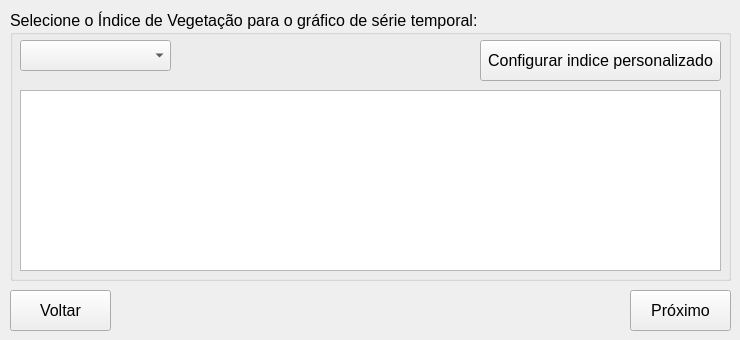
   <widget class="QWidget" name="tab_8">
    <attribute name="title">
     <string>Passo 5</string>
    </attribute>
    <widget class="QGroupBox" name="groupBox_27">
     <property name="geometry">
      <rect>
       <x>10</x>
       <y>10</y>
       <width>721</width>
       <height>271</height>
      </rect>
     </property>
     <property name="font">
      <font>
       <pointsize>12</pointsize>
      </font>
     </property>
     <property name="title">
      <string>Selecione o Índice de Vegetação para o gráfico de série temporal:</string>
     </property>
     <widget class="QComboBox" name="series_indice">
      <property name="geometry">
       <rect>
        <x>10</x>
        <y>30</y>
        <width>151</width>
        <height>31</height>
       </rect>
      </property>
      <property name="font">
       <font>
        <pointsize>12</pointsize>
       </font>
      </property>
     </widget>
     <widget class="QTextBrowser" name="textBrowser_index_explain">
      <property name="geometry">
       <rect>
        <x>10</x>
        <y>80</y>
        <width>701</width>
        <height>181</height>
       </rect>
      </property>
      <property name="font">
       <font>
        <pointsize>12</pointsize>
       </font>
      </property>
     </widget>
     <widget class="QPushButton" name="setup_custom">
      <property name="geometry">
       <rect>
        <x>470</x>
        <y>30</y>
        <width>241</width>
        <height>41</height>
       </rect>
      </property>
      <property name="font">
       <font>
        <pointsize>12</pointsize>
       </font>
      </property>
      <property name="text">
       <string>Configurar indice personalizado</string>
      </property>
     </widget>
    </widget>
    <widget class="QPushButton" name="QPushButton_next_5">
     <property name="geometry">
      <rect>
       <x>630</x>
       <y>290</y>
       <width>101</width>
       <height>41</height>
      </rect>
     </property>
     <property name="font">
      <font>
       <pointsize>12</pointsize>
      </font>
     </property>
     <property name="text">
      <string>Próximo</string>
     </property>
     <property name="icon">
      <iconset>
       <normaloff>../medias/icons8-forward-button-50.png</normaloff>../medias/icons8-forward-button-50.png</iconset>
     </property>
    </widget>
    <widget class="QPushButton" name="QPushButton_back_5">
     <property name="enabled">
      <bool>true</bool>
     </property>
     <property name="geometry">
      <rect>
       <x>10</x>
       <y>290</y>
       <width>101</width>
       <height>41</height>
      </rect>
     </property>
     <property name="font">
      <font>
       <pointsize>12</pointsize>
      </font>
     </property>
     <property name="text">
      <string>Voltar</string>
     </property>
     <property name="icon">
      <iconset>
       <normaloff>../medias/icons8-back-button-50.png</normaloff>../medias/icons8-back-button-50.png</iconset>
     </property>
    </widget>
   </widget>
